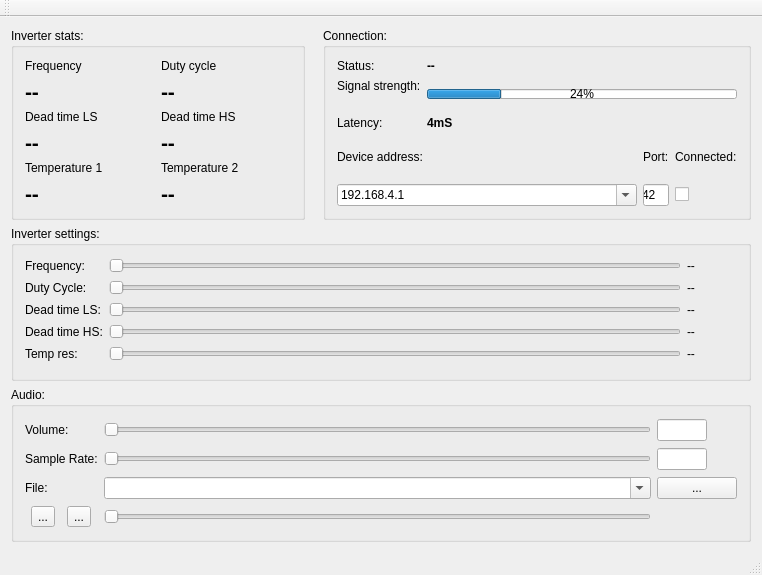
<?xml version="1.0" encoding="UTF-8"?>
<ui version="4.0">
 <class>TeslaTunerClass</class>
 <widget class="QMainWindow" name="TeslaTunerClass">
  <property name="geometry">
   <rect>
    <x>0</x>
    <y>0</y>
    <width>704</width>
    <height>575</height>
   </rect>
  </property>
  <property name="windowTitle">
   <string>TeslaTuner</string>
  </property>
  <widget class="QWidget" name="centralWidget">
   <layout class="QGridLayout" name="gridLayout">
    <item row="2" column="0" colspan="4">
     <widget class="QGroupBox" name="groupBox">
      <property name="title">
       <string>Inverter settings:</string>
      </property>
      <layout class="QGridLayout" name="gridLayout_2">
       <item row="0" column="3">
        <widget class="QLabel" name="m_FrequencySliderValue">
         <property name="minimumSize">
          <size>
           <width>50</width>
           <height>0</height>
          </size>
         </property>
         <property name="text">
          <string>--</string>
         </property>
        </widget>
       </item>
       <item row="1" column="3">
        <widget class="QLabel" name="m_DutyCycleSliderValue">
         <property name="text">
          <string>--</string>
         </property>
        </widget>
       </item>
       <item row="0" column="2">
        <widget class="QSlider" name="m_FrequencySlider">
         <property name="minimum">
          <number>30000</number>
         </property>
         <property name="maximum">
          <number>400000</number>
         </property>
         <property name="singleStep">
          <number>100</number>
         </property>
         <property name="pageStep">
          <number>1000</number>
         </property>
         <property name="value">
          <number>30000</number>
         </property>
         <property name="orientation">
          <enum>Qt::Horizontal</enum>
         </property>
        </widget>
       </item>
       <item row="1" column="0">
        <widget class="QLabel" name="label">
         <property name="text">
          <string>Duty Cycle:</string>
         </property>
        </widget>
       </item>
       <item row="3" column="0">
        <widget class="QLabel" name="label_7">
         <property name="text">
          <string>Dead time HS:</string>
         </property>
        </widget>
       </item>
       <item row="3" column="3">
        <widget class="QLabel" name="m_DeadTimeHSSliderValue">
         <property name="text">
          <string>--</string>
         </property>
        </widget>
       </item>
       <item row="3" column="2">
        <widget class="QSlider" name="m_DeadTimeHSSlider">
         <property name="maximum">
          <number>255</number>
         </property>
         <property name="orientation">
          <enum>Qt::Horizontal</enum>
         </property>
        </widget>
       </item>
       <item row="2" column="3">
        <widget class="QLabel" name="m_DeadTimeLSSliderValue">
         <property name="text">
          <string>--</string>
         </property>
        </widget>
       </item>
       <item row="0" column="0">
        <widget class="QLabel" name="label_3">
         <property name="text">
          <string>Frequency:</string>
         </property>
        </widget>
       </item>
       <item row="1" column="2">
        <widget class="QSlider" name="m_DutyCycleSlider">
         <property name="maximum">
          <number>65535</number>
         </property>
         <property name="singleStep">
          <number>655</number>
         </property>
         <property name="pageStep">
          <number>6554</number>
         </property>
         <property name="orientation">
          <enum>Qt::Horizontal</enum>
         </property>
        </widget>
       </item>
       <item row="2" column="2">
        <widget class="QSlider" name="m_DeadTimeLSSlider">
         <property name="maximum">
          <number>255</number>
         </property>
         <property name="orientation">
          <enum>Qt::Horizontal</enum>
         </property>
        </widget>
       </item>
       <item row="2" column="0">
        <widget class="QLabel" name="label_5">
         <property name="text">
          <string>Dead time LS:</string>
         </property>
        </widget>
       </item>
       <item row="4" column="0">
        <widget class="QLabel" name="label_18">
         <property name="text">
          <string>Temp res:</string>
         </property>
        </widget>
       </item>
       <item row="4" column="2">
        <widget class="QSlider" name="m_TemperatureResolutionSlider">
         <property name="minimum">
          <number>9</number>
         </property>
         <property name="maximum">
          <number>12</number>
         </property>
         <property name="pageStep">
          <number>1</number>
         </property>
         <property name="orientation">
          <enum>Qt::Horizontal</enum>
         </property>
         <property name="invertedAppearance">
          <bool>false</bool>
         </property>
        </widget>
       </item>
       <item row="4" column="3">
        <widget class="QLabel" name="m_TemperatureResolutionSliderValue">
         <property name="text">
          <string>--</string>
         </property>
        </widget>
       </item>
      </layout>
     </widget>
    </item>
    <item row="0" column="0">
     <widget class="QGroupBox" name="groupBox_2">
      <property name="title">
       <string>Inverter stats:</string>
      </property>
      <layout class="QFormLayout" name="formLayout">
       <item row="0" column="0">
        <widget class="QLabel" name="label_2">
         <property name="text">
          <string>Frequency</string>
         </property>
        </widget>
       </item>
       <item row="0" column="1">
        <widget class="QLabel" name="label_8">
         <property name="text">
          <string>Duty cycle</string>
         </property>
        </widget>
       </item>
       <item row="3" column="0">
        <widget class="QLabel" name="label_9">
         <property name="text">
          <string>Dead time LS</string>
         </property>
        </widget>
       </item>
       <item row="3" column="1">
        <widget class="QLabel" name="label_12">
         <property name="text">
          <string>Dead time HS</string>
         </property>
        </widget>
       </item>
       <item row="1" column="0">
        <widget class="QLabel" name="m_PWMFrequency">
         <property name="minimumSize">
          <size>
           <width>130</width>
           <height>0</height>
          </size>
         </property>
         <property name="font">
          <font>
           <pointsize>16</pointsize>
           <weight>75</weight>
           <bold>true</bold>
          </font>
         </property>
         <property name="text">
          <string>--</string>
         </property>
        </widget>
       </item>
       <item row="1" column="1">
        <widget class="QLabel" name="m_PWMDutyCycle">
         <property name="minimumSize">
          <size>
           <width>130</width>
           <height>0</height>
          </size>
         </property>
         <property name="font">
          <font>
           <pointsize>16</pointsize>
           <weight>75</weight>
           <bold>true</bold>
          </font>
         </property>
         <property name="text">
          <string>--</string>
         </property>
        </widget>
       </item>
       <item row="4" column="1">
        <widget class="QLabel" name="m_PWMDeadTimeHS">
         <property name="minimumSize">
          <size>
           <width>130</width>
           <height>0</height>
          </size>
         </property>
         <property name="font">
          <font>
           <pointsize>16</pointsize>
           <weight>75</weight>
           <bold>true</bold>
          </font>
         </property>
         <property name="text">
          <string>--</string>
         </property>
        </widget>
       </item>
       <item row="4" column="0">
        <widget class="QLabel" name="m_PWMDeadTimeLS">
         <property name="minimumSize">
          <size>
           <width>130</width>
           <height>0</height>
          </size>
         </property>
         <property name="font">
          <font>
           <pointsize>16</pointsize>
           <weight>75</weight>
           <bold>true</bold>
          </font>
         </property>
         <property name="text">
          <string>--</string>
         </property>
        </widget>
       </item>
       <item row="5" column="0">
        <widget class="QLabel" name="label_14">
         <property name="text">
          <string>Temperature 1</string>
         </property>
        </widget>
       </item>
       <item row="5" column="1">
        <widget class="QLabel" name="label_17">
         <property name="text">
          <string>Temperature 2</string>
         </property>
        </widget>
       </item>
       <item row="6" column="0">
        <widget class="QLabel" name="m_PWMTemperature1">
         <property name="font">
          <font>
           <pointsize>16</pointsize>
           <weight>75</weight>
           <bold>true</bold>
          </font>
         </property>
         <property name="text">
          <string>--</string>
         </property>
        </widget>
       </item>
       <item row="6" column="1">
        <widget class="QLabel" name="m_PWMTemperature2">
         <property name="font">
          <font>
           <pointsize>16</pointsize>
           <weight>75</weight>
           <bold>true</bold>
          </font>
         </property>
         <property name="text">
          <string>--</string>
         </property>
        </widget>
       </item>
      </layout>
     </widget>
    </item>
    <item row="0" column="3">
     <widget class="QGroupBox" name="groupBox_3">
      <property name="title">
       <string>Connection:</string>
      </property>
      <layout class="QVBoxLayout" name="verticalLayout">
       <item>
        <layout class="QGridLayout" name="gridLayout_3">
         <item row="0" column="0">
          <widget class="QLabel" name="label_4">
           <property name="text">
            <string>Status:</string>
           </property>
          </widget>
         </item>
         <item row="0" column="1">
          <widget class="QLabel" name="m_ConnectionStatusView">
           <property name="font">
            <font>
             <weight>75</weight>
             <bold>true</bold>
            </font>
           </property>
           <property name="text">
            <string>--</string>
           </property>
          </widget>
         </item>
         <item row="3" column="1">
          <widget class="QLabel" name="m_LatencyView">
           <property name="font">
            <font>
             <weight>75</weight>
             <bold>true</bold>
            </font>
           </property>
           <property name="text">
            <string>4mS</string>
           </property>
          </widget>
         </item>
         <item row="3" column="0">
          <widget class="QLabel" name="label_13">
           <property name="text">
            <string>Latency:</string>
           </property>
          </widget>
         </item>
         <item row="1" column="0">
          <widget class="QLabel" name="label_10">
           <property name="text">
            <string>Signal strength:</string>
           </property>
          </widget>
         </item>
         <item row="1" column="1" rowspan="2">
          <widget class="QProgressBar" name="m_SignalStrengthView">
           <property name="maximumSize">
            <size>
             <width>16777215</width>
             <height>10</height>
            </size>
           </property>
           <property name="value">
            <number>24</number>
           </property>
           <property name="invertedAppearance">
            <bool>false</bool>
           </property>
           <property name="format">
            <string extracomment="0">%p%</string>
           </property>
          </widget>
         </item>
        </layout>
       </item>
       <item>
        <layout class="QGridLayout" name="gridLayout_4">
         <item row="1" column="0">
          <widget class="QComboBox" name="m_DeviceAddressView">
           <property name="minimumSize">
            <size>
             <width>300</width>
             <height>0</height>
            </size>
           </property>
           <property name="editable">
            <bool>true</bool>
           </property>
           <property name="currentText">
            <string>192.168.4.1</string>
           </property>
           <property name="insertPolicy">
            <enum>QComboBox::InsertAtTop</enum>
           </property>
          </widget>
         </item>
         <item row="0" column="1">
          <widget class="QLabel" name="label_16">
           <property name="text">
            <string>Port:</string>
           </property>
          </widget>
         </item>
         <item row="0" column="0">
          <widget class="QLabel" name="label_15">
           <property name="sizePolicy">
            <sizepolicy hsizetype="Minimum" vsizetype="Preferred">
             <horstretch>0</horstretch>
             <verstretch>0</verstretch>
            </sizepolicy>
           </property>
           <property name="text">
            <string>Device address:</string>
           </property>
          </widget>
         </item>
         <item row="1" column="1">
          <widget class="QLineEdit" name="m_DevicePortView">
           <property name="inputMask">
            <string>90000</string>
           </property>
           <property name="text">
            <string>42</string>
           </property>
          </widget>
         </item>
         <item row="0" column="2">
          <widget class="QLabel" name="label_19">
           <property name="text">
            <string>Connected:</string>
           </property>
          </widget>
         </item>
         <item row="1" column="2">
          <widget class="QCheckBox" name="m_ConnectCheckBox">
           <property name="text">
            <string/>
           </property>
          </widget>
         </item>
        </layout>
       </item>
       <item>
        <layout class="QHBoxLayout" name="horizontalLayout"/>
       </item>
      </layout>
     </widget>
    </item>
    <item row="3" column="0" colspan="4">
     <widget class="QGroupBox" name="groupBox_4">
      <property name="title">
       <string>Audio:</string>
      </property>
      <layout class="QGridLayout" name="gridLayout_5">
       <item row="3" column="2">
        <widget class="QPushButton" name="m_AudioFileBrowseButton">
         <property name="text">
          <string>...</string>
         </property>
        </widget>
       </item>
       <item row="3" column="1">
        <widget class="QComboBox" name="m_AudioFileView">
         <property name="editable">
          <bool>true</bool>
         </property>
         <property name="currentText">
          <string/>
         </property>
         <property name="insertPolicy">
          <enum>QComboBox::InsertAtTop</enum>
         </property>
        </widget>
       </item>
       <item row="0" column="1">
        <widget class="QSlider" name="m_VolumeSlider">
         <property name="maximum">
          <number>100</number>
         </property>
         <property name="orientation">
          <enum>Qt::Horizontal</enum>
         </property>
        </widget>
       </item>
       <item row="2" column="1">
        <widget class="QSlider" name="m_SampleRateSlider">
         <property name="minimum">
          <number>100</number>
         </property>
         <property name="maximum">
          <number>44100</number>
         </property>
         <property name="singleStep">
          <number>50</number>
         </property>
         <property name="pageStep">
          <number>1000</number>
         </property>
         <property name="value">
          <number>100</number>
         </property>
         <property name="orientation">
          <enum>Qt::Horizontal</enum>
         </property>
        </widget>
       </item>
       <item row="3" column="0">
        <widget class="QLabel" name="FileLabel">
         <property name="text">
          <string>File:</string>
         </property>
        </widget>
       </item>
       <item row="0" column="0">
        <widget class="QLabel" name="label_6">
         <property name="text">
          <string>Volume:</string>
         </property>
        </widget>
       </item>
       <item row="2" column="0">
        <widget class="QLabel" name="label_11">
         <property name="text">
          <string>Sample Rate:</string>
         </property>
        </widget>
       </item>
       <item row="0" column="2">
        <widget class="QLineEdit" name="m_VolumeValueView">
         <property name="maximumSize">
          <size>
           <width>50</width>
           <height>16777215</height>
          </size>
         </property>
        </widget>
       </item>
       <item row="2" column="2">
        <widget class="QLineEdit" name="m_SampleRateValueView">
         <property name="maximumSize">
          <size>
           <width>50</width>
           <height>16777215</height>
          </size>
         </property>
        </widget>
       </item>
       <item row="4" column="0">
        <layout class="QHBoxLayout" name="horizontalLayout_2">
         <item>
          <widget class="QToolButton" name="m_AudioPlayButton">
           <property name="text">
            <string>...</string>
           </property>
           <property name="icon">
            <iconset>
             <normaloff>Bitmaps/Play.png</normaloff>
             <normalon>Bitmaps/Pause.png</normalon>Bitmaps/Play.png</iconset>
           </property>
           <property name="checkable">
            <bool>true</bool>
           </property>
           <property name="checked">
            <bool>false</bool>
           </property>
          </widget>
         </item>
         <item>
          <widget class="QToolButton" name="m_AudioStopButton">
           <property name="text">
            <string>...</string>
           </property>
           <property name="icon">
            <iconset>
             <normaloff>Bitmaps/Stop.png</normaloff>Bitmaps/Stop.png</iconset>
           </property>
          </widget>
         </item>
        </layout>
       </item>
       <item row="4" column="1">
        <widget class="QSlider" name="m_AudioPosition">
         <property name="maximum">
          <number>1000</number>
         </property>
         <property name="singleStep">
          <number>10</number>
         </property>
         <property name="pageStep">
          <number>100</number>
         </property>
         <property name="orientation">
          <enum>Qt::Horizontal</enum>
         </property>
        </widget>
       </item>
      </layout>
     </widget>
    </item>
   </layout>
  </widget>
  <widget class="QMenuBar" name="menuBar">
   <property name="geometry">
    <rect>
     <x>0</x>
     <y>0</y>
     <width>704</width>
     <height>21</height>
    </rect>
   </property>
  </widget>
  <widget class="QToolBar" name="mainToolBar">
   <attribute name="toolBarArea">
    <enum>TopToolBarArea</enum>
   </attribute>
   <attribute name="toolBarBreak">
    <bool>false</bool>
   </attribute>
  </widget>
  <widget class="QStatusBar" name="statusBar"/>
 </widget>
 <layoutdefault spacing="6" margin="11"/>
 <resources>
  <include location="TeslaTuner.qrc"/>
 </resources>
 <connections/>
</ui>
